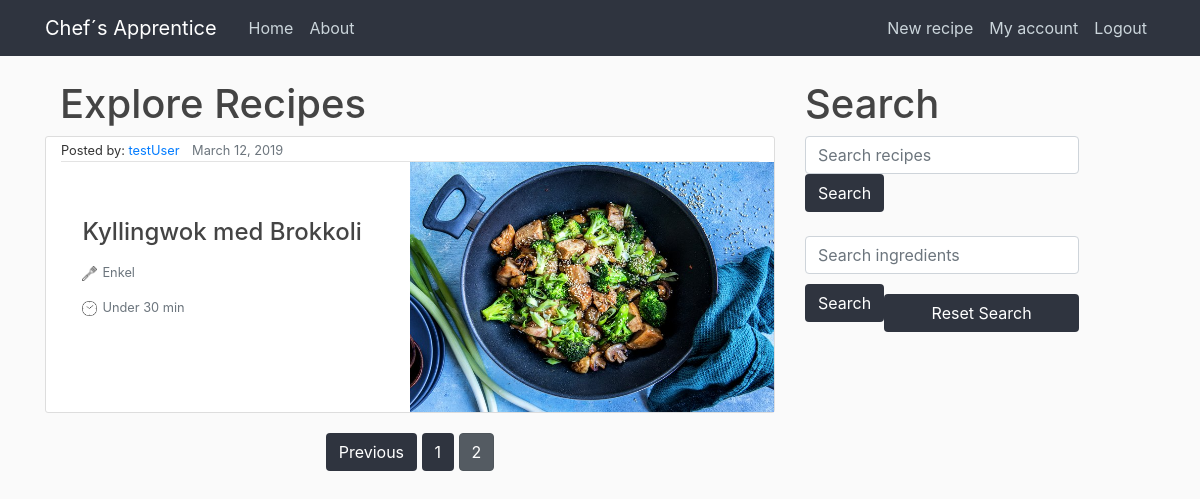
Before: /?page=2 (signed in) with the older database file.
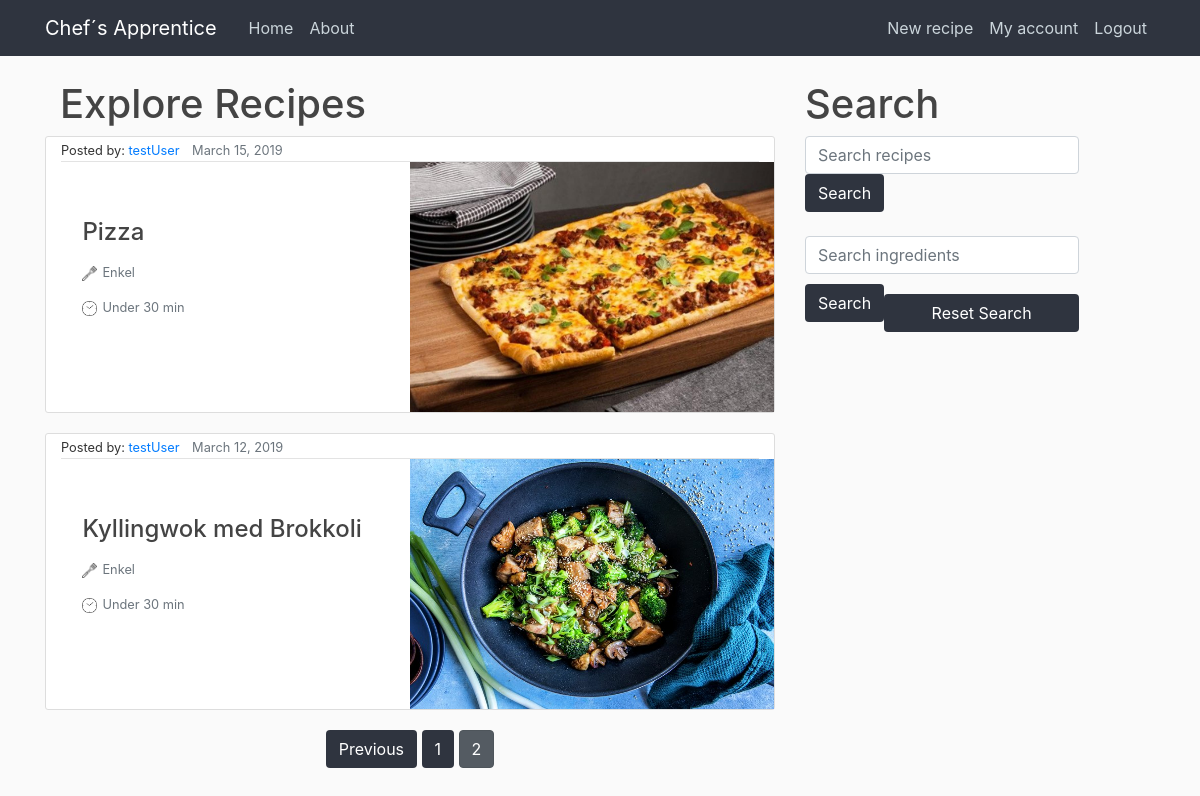
After: the same page with the newer database file.
### chefs_apprentice/models.py (models this page shows, shortened)
class Recipe(models.Model):
    title = models.CharField(max_length=100)  # tenkt samme som tilhørende post
    ingredients = models.ManyToManyField(ChosenIngredient, blank=True, related_name='+')  # liste av ingrediensobjekter
    description = models.TextField()  # tenkt sammen med content i post
    date_posted = models.DateTimeField(
        default=timezone.now)  # DateTimeField(auto_now=True) ville satt datoen til akkurat nå
    author = models.ForeignKey(User,
                               on_delete=models.CASCADE)  # on_delete=models.CASCADE sier at hvis brukeren blir slettet vil postene også bli slettet
    image = models.ImageField(default='default.jpg', upload_to='food_pics')
    visible = models.BooleanField(default=True)
    download = models.ManyToManyField(User,related_name="downloads",blank=True)

### chefs_apprentice/views.py (the view)
# urls.py: path('', views.home, name='chef-home'),
@login_required
def home(request):
    queryset = Recipe.objects.all().order_by("-date_posted")
    recipe = queryset[0]
    if request.GET.get("sortBy"):
        queryset =  Recipe.objects.all().order_by("-date_posted")
        context = {
            'recipies': queryset
        }
        return render(request, 'chefs_apprentice/home.html', context)
    start_list = []
    for a in queryset:
        if a.author.is_staff:
            start_list.append(a)
    for b in queryset:
        if b.author.is_staff == False:
            start_list.append(b)
    query = request.GET.get("q")
    if query:
        queryset = queryset.filter(
            Q(title__icontains=query)
        )
    query_i = request.GET.get("q_i")
    if query_i:
        input = query_i.split(',')
        ingredients = [x.strip() for x in input]
        ingredients = list(set(ingredients))
        queryset = getRecipies(queryset, ingredients)
    if not query_i and not query:
        queryset = start_list
    paginator = Paginator(queryset, 3) # Show 25 contacts per page
    page = request.GET.get('page')
    queryset = paginator.get_page(page)
    context = {
        'recipies': queryset
    }
    return render(request, 'chefs_apprentice/home.html', context)

### chefs_apprentice/templates/chefs_apprentice/home.html (shortened to what this page needs)
{% extends "chefs_apprentice/base.html" %}
{% block content%}
<div class="container">
  <div class="row">
    <div class="col">
        <h1>Explore Recipes</h1>
    </div>
    </div>
</div>
  {% for recipe in recipies %}
    {% if recipe.visible %}
      <article class="media recipe-section">
        <div class="container">
          <div class="article-metadata">
            <small>Posted by: <a class="mr-2" href="#">{{ recipe.author }}</a></small>
            <small class="text-muted">{{ recipe.date_posted|date:"F d, Y" }}</small>
          </div>
          <div class="row">
            <div class="col-sm pt-5">
                <h2><a class="article-title" href="{%url 'view_recipe' recipetitle=recipe.title pk=recipe.pk%}">{{ recipe.title }}</a></h2>
                <small class="article-content text-muted"><img class="verified" src="static/chefs_apprentice/spatula.png" alt="#">Enkel</small>
                <small class="article-content text-muted"><img class="verified" src="static/chefs_apprentice/time.png" alt="#">Under 30 min</small>
            </div>
            <div class="col-sm">
              <img class="food_image" src="{{ recipe.image.url }}" alt="#">
            </div>
          </div>
        </div>
      </article>
    {% endif %}
  {% endfor  %}
  <div class="pagination">
    <span class="step-links">
        {% if recipies.has_previous %}
            <a class="btn btn-rounded-info mb-4" href="?page={{ recipies.previous_page_number }}&q={{ request.GET.q }}">Previous</a>
        {% endif %}
        {% for num in recipies.paginator.page_range %}
          {% if recipies.number == num %}
            <a class="btn btn-secondary active mb-4" href="?page={{ num }}&q={{ request.GET.q }}">{{ num }}</a>
          {% elif num > recipies.number|add:'-3' and num < recipies.number|add:'3' %}
            <a class="btn btn-rounded-info mb-4" href="?page={{ num }}">{{ num }}</a>
          {% endif %}
        {% endfor %}
    </span>
</div>
{% endblock content %}

Changed rows visible on the page:
now on this page (row edited): Recipe: author "testUser", date_posted "March 15, 2019", title "Pizza", visible True (drawn), image (picture)
